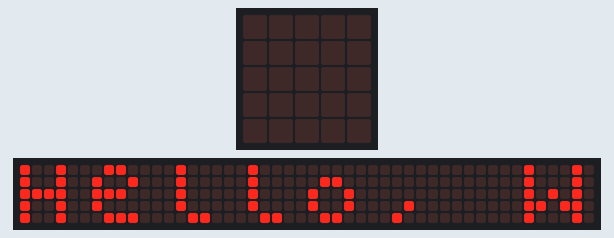
Simulated run of this program. Board: BBC micro:bit (MakeCode). Shown: the board's 5×5 LED display, a strip that is not on the board, showing the scrolling text unrolled. The 48×5 strip is a reading aid, not a part: it shows the text the display is scrolling, unrolled, one strip-width of it at a time. At 12.6 s the program stops and its outputs stay as they are.

Above: at 0.1 s.
At 1.4 s:
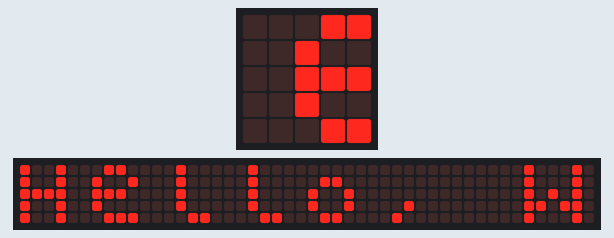
At 2.8 s:
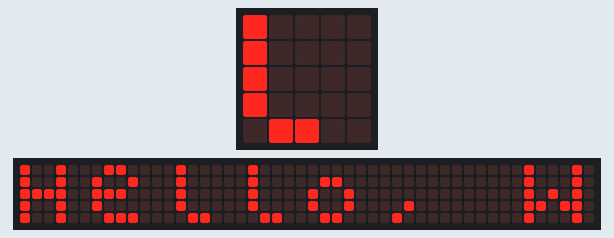
At 5.6 s:
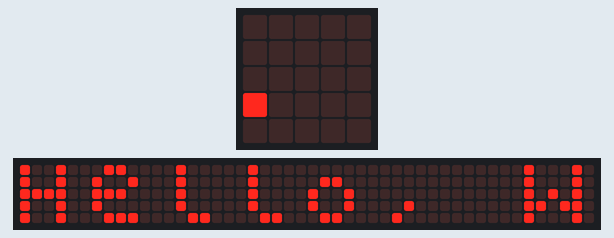
At 8.8 s:
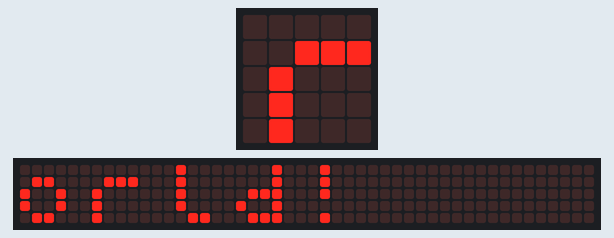
At 11.9 s:
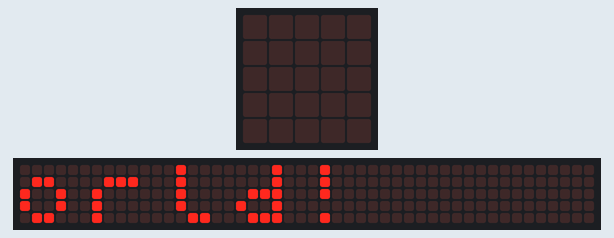

Measured:
- what the display in image 5 shows lasts 0.7 s, from 11.9 s to 12.6 s

The program:

main.ts
```typescript
// (licence header left out)
basic.showString('Hello, World!')
```
